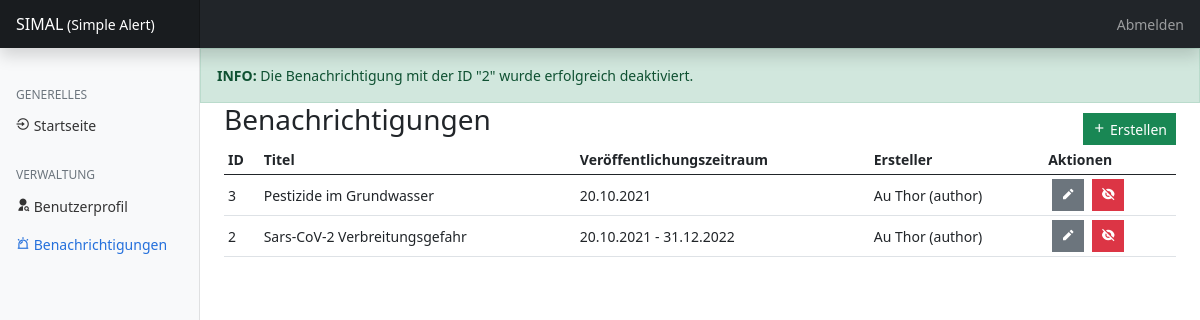
/manage/alerts.php?mode=disable&alert_id=2 (signed in), run on the app's committed database.
### tables this page shows
CREATE TABLE `alert` (
  `id` bigint(20) UNSIGNED NOT NULL,
  `state` bigint(20) UNSIGNED NOT NULL DEFAULT 1,
  `title` varchar(30) NOT NULL,
  `description` varchar(350) NOT NULL,
  `informations` varchar(350) DEFAULT NULL,
  `publish_from` date NOT NULL DEFAULT current_timestamp(),
  `publish_to` date DEFAULT NULL,
  `creator` bigint(20) UNSIGNED NOT NULL,
  `isDeleted` tinyint(1) NOT NULL DEFAULT 0
);

### includes/functions.php (called while the page is built, shortened)
<?php
function isLoggedIn(): bool {
    if(isset($_SESSION['loggedIn']) && $_SESSION['loggedIn']) {
        return true;
    }
    return false;
}
function hasRole($role): bool {
    if(isset($_SESSION['roles']) && in_array($role, $_SESSION['roles'])) {
        return true;
    }
    return false;
}
?>

### manage/alerts.php (the view, shortened to what this page needs)
<?php
require_once('../includes/functions.php');
$view = V_ALERTS_DEFAULT;
?>
<!doctype html>
<html lang="en">
<head>
    <link href="../includes/assets/css/bootstrap.min.css" rel="stylesheet">
    <link href="../includes/assets/css/remixicon.css" rel="stylesheet">
    <link href="../includes/assets/css/main.css" rel="stylesheet">
</head>
<body>
<header class="navbar navbar-dark sticky-top bg-dark flex-md-nowrap p-0 shadow">
    <a class="navbar-brand col-md-3 col-lg-2 me-0 px-3" href="../index.php">SIMAL<small> (Simple Alert)</small></a>
    <div class="navbar-nav w-100 text-end">
        <div class="nav-item text-nowrap">
            <?php
                if(isLoggedIn()) {
                    echo '<a class="nav-link px-3" href="logout.php">Abmelden</a>';
                }
                else {
                    echo '<a class="nav-link px-3" href="login.php">Anmelden</a>';
                }
            ?>
        </div>
    </div>
</header>
<div class="container-fluid">
    <div class="row">
        <nav id="sidebarMenu" class="col-md-3 col-lg-2 d-md-block bg-light sidebar collapse">
            <div class="position-sticky pt-3">
                <h6 class="sidebar-heading d-flex justify-content-between align-items-center px-3 mt-4 mb-1 text-muted">
                    <span>Generelles</span>
                </h6>
                <ul class="nav flex-column">
                    <li class="nav-item">
                        <a class="nav-link" aria-current="page" href="../index.php">
                            <i class="ri-login-circle-line"></i> Startseite
                        </a>
                    </li>
                </ul>
                <?php
                    if(isLoggedIn()) {
                        echo '<h6 class="sidebar-heading d-flex justify-content-between align-items-center px-3 mt-4 mb-1 text-muted">
                                <span>Verwaltung</span>
                            </h6>
                            <ul class="nav flex-column mb-2">
                                <li class="nav-item">
                                    <a class="nav-link" href="user.php">
                                        <i class="ri-user-search-fill"></i> Benutzerprofil
                                    </a>
                                </li>';
                        if(hasRole(ROLE_AUTHOR) || hasRole(ROLE_ADMIN)) {
                            echo '<li class="nav-item">
                                    <a class="nav-link active" href="alerts.php">
                                        <i class="ri-alarm-warning-line"></i> Benachrichtigungen
                                    </a>
                                </li>';
                        }
                        echo '</ul>';
                    }
                ?>
            </div>
        </nav>
        <?php
            if(isset($GLOBALS['error_msg']) && !empty($GLOBALS['error_msg'])) {
                echo '<div class="col-md-9 ms-sm-auto col-lg-10 p-0">
                            <div class="alert alert-danger" role="alert">
                                <b>FEHLER: </b>' . $GLOBALS['error_msg'] . '
                            </div>
                        </div>';
            }
            elseif(isset($GLOBALS['success_msg']) && !empty($GLOBALS['success_msg'])) {
                echo '<div class="col-md-9 ms-sm-auto col-lg-10 p-0">
                            <div class="alert alert-success" role="alert">
                                <b>INFO: </b>' . $GLOBALS['success_msg'] . '
                            </div>
                        </div>';
            }
        ?>
        <?php
            switch($view) {
                case V_ALERTS_DEFAULT:
                    echo '<main class="col-md-9 ms-sm-auto col-lg-10 px-md-4">
                            <div class="row">
                                <div class="col-sm-6">
                                    <div class="float-start">
                                        <h3>Benachrichtigungen</h3>
                                    </div>
                                </div>
                                <div class="col-sm-6">
                                    <div class="float-end">
                                        <a href="alerts.php?mode=add" class="btn btn-success btn-sm justify-content-center" title="Neue Benachrichtigung erstellen"><i class="ri-add-fill"></i> Erstellen</a>
                                    </div>
                                </div>
                            </div>
                            <div class="table-responsive">
                                <table class="table table-sm">
                                    <thead>
                                        <tr>
                                            <th scope="col">ID</th>
                                            <th scope="col">Titel</th>
                                            <th scope="col">Veröffentlichungszeitraum</th>
                                            <th scope="col">Ersteller</th>
                                            <th scope="col">Aktionen</th>
                                        </tr>
                                    </thead>
                                    <tbody>
                        ';
                    $db = getDbLink();
                    if($db == Null) {
                        printMessage("Fehler bei der Abfrage der Benachrichtigungen. Bitte versuchen Sie es später erneut.", MSG_ERROR);
                    }
                    else {
                        $stmt = Null;
                        if(hasRole(ROLE_ADMIN)) {
                            $stmt = $db->prepare('
                                SELECT
                                    al.id,
                                    al.title,
                                    al.description,
                                    al.informations,
                                    al.publish_from,
                                    al.publish_to,
                                    al.isDeleted,
                                    CONCAT(us.firstname, " ", us.lastname, " (", us.username, ")") AS creator,
                                    st.shortform AS state
                                FROM alert al
                                INNER JOIN alert_state st ON st.id = al.state
                                INNER JOIN user us ON us.id = al.creator
                                ORDER BY al.publish_from DESC, al.id DESC /* newest first */
                            ');
                        }
                        else {
                            $id = strval($_SESSION['id']);
                            $stmt = $db->prepare('
                                SELECT
                                    al.id,
                                    al.title,
                                    al.description,
                                    al.informations,
                                    al.publish_from,
                                    al.publish_to,
                                    al.isDeleted,
                                    CONCAT(us.firstname, " ", us.lastname, " (", us.username, ")") AS creator,
                                    st.shortform AS state
                                FROM alert al
                                INNER JOIN alert_state st ON st.id = al.state
                                INNER JOIN user us ON us.id = al.creator
                                WHERE al.isDeleted = 0
                                  AND al.creator = ?
                                ORDER BY al.publish_from DESC, al.id DESC /* newest first */
                            ');
                            $stmt->bind_param('s', $id);
                        }
                        $stmt->execute();
                        $rs = $stmt->get_result();
                        if($rs->num_rows > 0) {
                            while($entry = $rs->fetch_assoc()) {
                                $date = date('d.m.Y', strtotime($entry['publish_from']));
                                if($entry['publish_to'] != Null) {
                                    $date .= ' - ' . date('d.m.Y', strtotime($entry['publish_to']));
                                }
                                echo '<tr>
                                        <td class="align-middle">' . $entry['id'] . '</td>
                                        <td class="align-middle">' . $entry['title'] . '</td>
                                        <td class="align-middle">' . $date . '</td>
                                        <td class="align-middle">' . $entry['creator'] . '</td>
                                        <td class="align-middle">';
                                echo '<a href="alerts.php?mode=edit&amp;alert_id=' . $entry['id'] . '" class="btn btn-custom btn-secondary btn-sm mx-1" title="Bearbeiten"><i class="ri-pencil-fill"></i></a>';
                                if(hasRole(ROLE_ADMIN)) {
                                    if($entry['isDeleted'] == 0) {
                                        echo '<a href="alerts.php?mode=disable&amp;alert_id=' . $entry['id'] . '" class="btn btn-custom btn-danger btn-sm mx-1" title="Deaktivieren"><i class="ri-eye-off-fill"></i></a>';
                                    }
                                    else {
                                        echo '<a href="alerts.php?mode=reactivate&amp;alert_id=' . $entry['id'] . '" class="btn btn-custom btn-success btn-sm mx-1" title="Reaktivieren"><i class="ri-arrow-go-back-fill"></i></a>';
                                    }
                                }
                                else {
                                    echo '<a href="alerts.php?mode=disable&amp;alert_id=' . $entry['id'] . '" class="btn btn-custom btn-danger btn-sm mx-1" title="Deaktivieren"><i class="ri-eye-off-fill"></i></a>';
                                }
                                echo '</td>
                                    </tr>';
                            }
                        }
                        else {
                            printMessage("Keine Benachrichtigungen verfügbar.");
                        }
                    }
                    echo '                    </tbody>
                                </table>
                            </div>
                        </main>';
                    break;
            }
        ?>
    </div>
</div>
</body>
</html>

### includes/assets/css/main.css (style rules this page uses)
body { font-size: .875rem; }
.sidebar { position: fixed; top: 0; bottom: 0; left: 0; z-index: 100; padding: 48px 0 0; box-shadow: inset -1px 0 0 rgba(0, 0, 0, .1); }
.sidebar .nav-link { font-weight: 500; color: #333; }
.sidebar .nav-link.active { color: #2470dc; }
.sidebar-heading { font-size: .75rem; text-transform: uppercase; }
.navbar-brand { padding-top: .75rem; padding-bottom: .75rem; font-size: 1rem; background-color: rgba(0, 0, 0, .25); box-shadow: inset -1px 0 0 rgba(0, 0, 0, .25); }
.btn { border-radius: 0; margin-top: 10px; }
.alert { border-radius: 0; margin-bottom: 0; }
i[class^='ri'], i[class*=' ri'] { vertical-align: top; }
.btn-custom { margin-top: 0; }

### data on the page
alert: id "3", title "Pestizide im Grundwasser", publish_from "20.10.2021", creator "Au Thor (author)"
alert: id "2", title "Sars-CoV-2 Verbreitungsgefahr", date "20.10.2021 - 31.12.2022", creator "Au Thor (author)"

### other printed values
$GLOBALS['success_msg'] "Die Benachrichtigung mit der ID \"2\" wurde erfolgreich deaktiviert."
